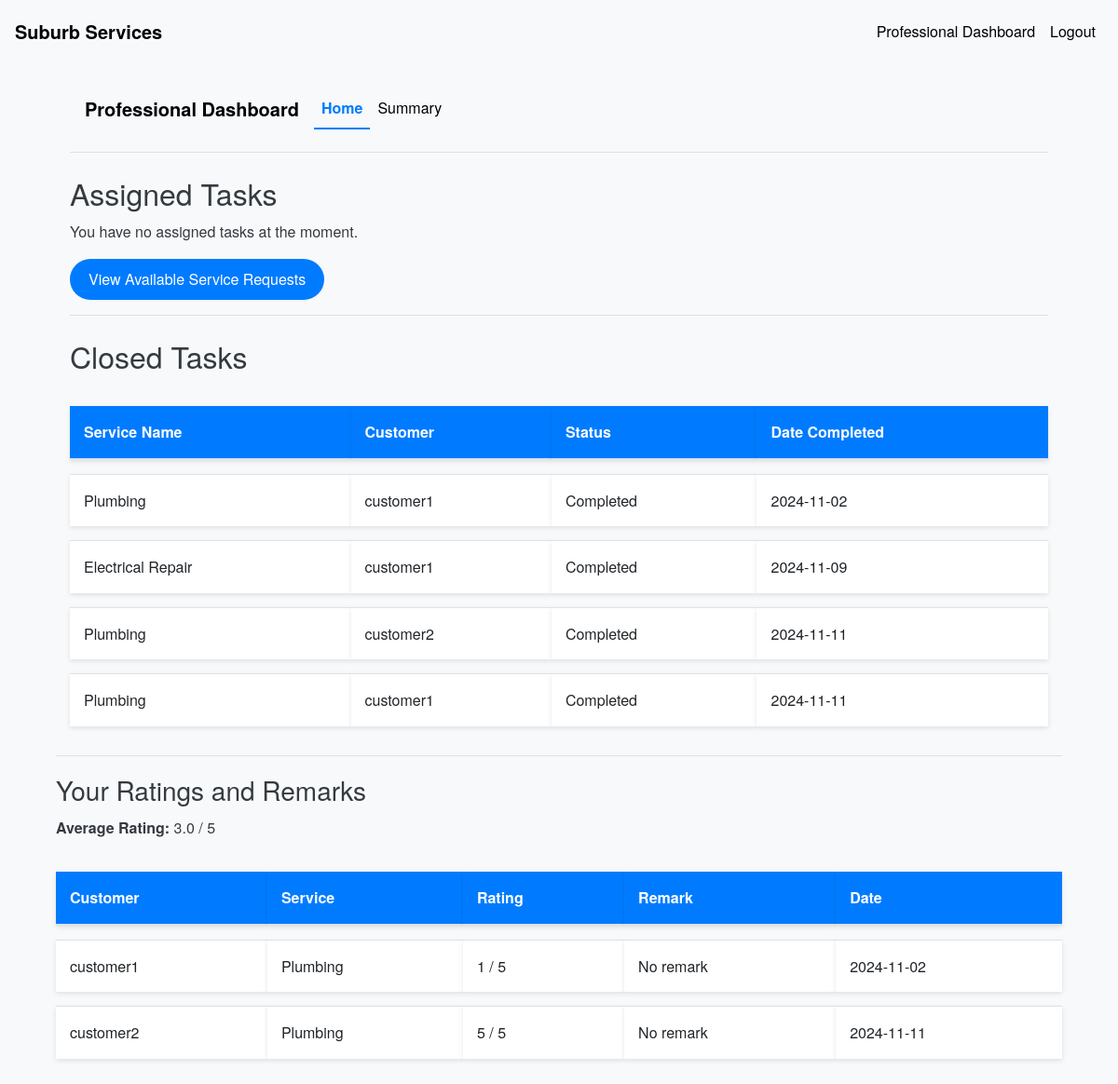
Page /professional_dashboard (signed in) on the earlier database version.
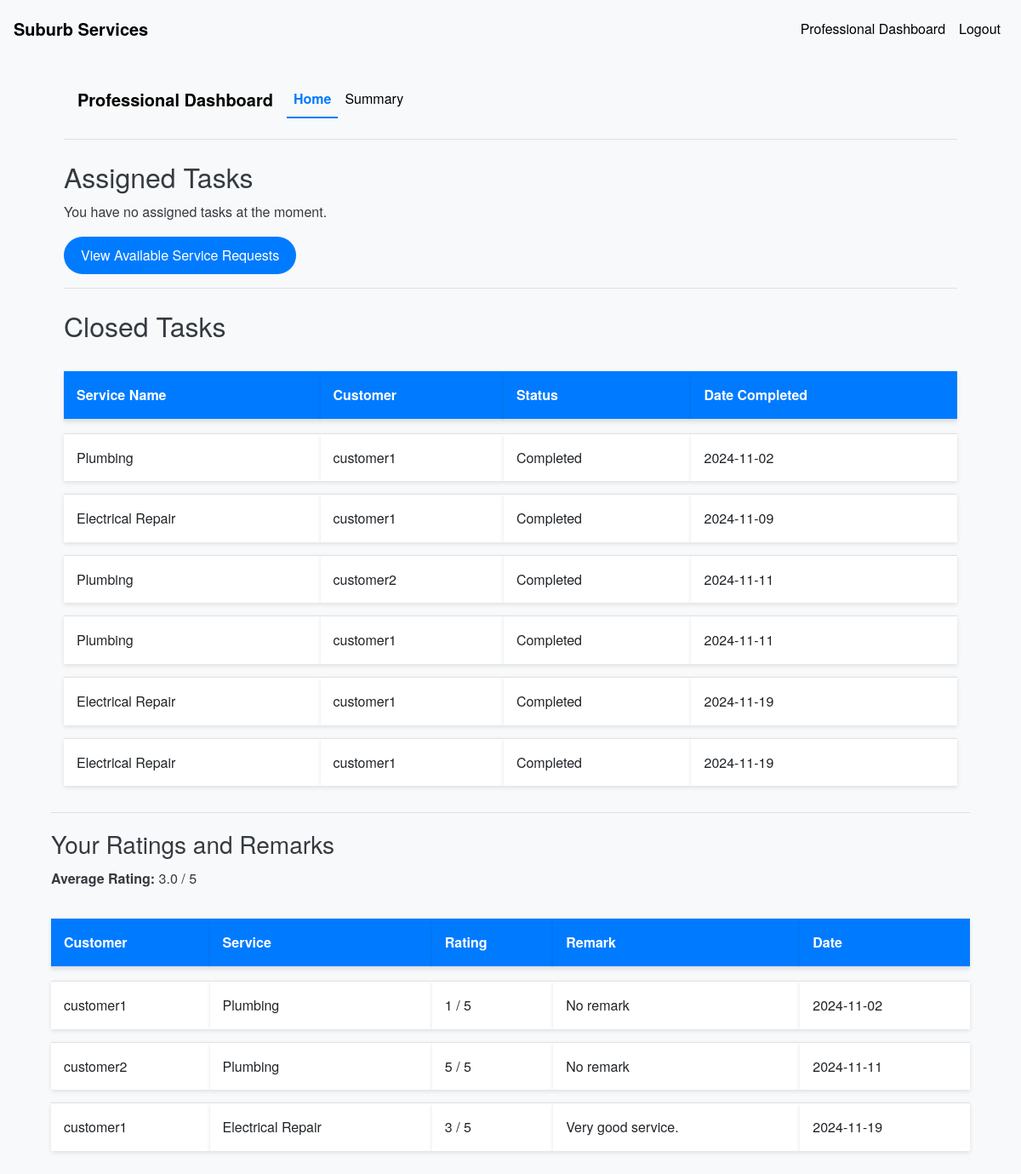
Same page on the later database version.
### models.py (models this page shows, shortened)
class ServiceRequest(db.Model):
    __tablename__ = 'service_requests'
    id = db.Column(db.Integer, primary_key=True)
    service_id = db.Column(db.Integer, db.ForeignKey('services.id'), nullable=False)
    customer_id = db.Column(db.Integer, db.ForeignKey('users.id'), nullable=False)
    professional_id = db.Column(db.Integer, db.ForeignKey('users.id'))
    service_status = db.Column(db.String(20), nullable=False, default='requested')
    service = db.relationship('Service', backref='service_requests')
    date_of_request = db.Column(db.DateTime, default=datetime.utcnow)
    date_of_completion = db.Column(db.DateTime)
    remarks = db.Column(db.Text)
    rating = db.Column(db.Integer)

class Service(db.Model):
    __tablename__ = 'services'
    id = db.Column(db.Integer, nullable =False, primary_key=True)
    name = db.Column(db.String(100), nullable=False)
    base_price = db.Column(db.Float, nullable=False)
    time_required = db.Column(db.Integer, nullable=False)
    description = db.Column(db.Text)

class User(UserMixin, db.Model):
    __tablename__ = 'users'
    id = db.Column(db.Integer, primary_key=True)
    username = db.Column(db.String(100), unique=True, nullable=False)
    password = db.Column(db.String(128), nullable=False)
    role = db.Column(db.String(20), nullable=False)
    is_active = db.Column(db.Boolean, default=True)
    date_created = db.Column(db.DateTime, default=datetime.utcnow)
    date_completed = db.Column(db.DateTime)
    contact_number = db.Column(db.String(15), nullable=True)
    location = db.Column(db.String(255), nullable=True)
    pin_code = db.Column(db.String(10), nullable=True)
    is_approved = db.Column(db.Boolean, default=False)
    service_type = db.Column(db.String(100))
    experience = db.Column(db.Integer)
    resume_filename = db.Column(db.String(200))
    approval_status = db.Column(db.String(50), default='pending')
    customer_service_requests = db.relationship('ServiceRequest', backref='customer', foreign_keys='ServiceRequest.customer_id', lazy='dynamic')
    professional_service_requests = db.relationship('ServiceRequest', backref='professional', foreign_keys='ServiceRequest.professional_id', lazy='dynamic')

### routes.py (the view)
@app.route('/professional_dashboard')
@login_required
def professional_dashboard():
    if current_user.role != 'professional' or current_user.approval_status != 'approved':
        flash('Access denied or account not approved.')
        return redirect(url_for('index'))
    assigned_statuses = ['accepted', 'in_progress']
    assigned_requests = ServiceRequest.query.filter(
        ServiceRequest.professional_id == current_user.id,
        ServiceRequest.service_status.in_(assigned_statuses)
    ).all()
    closed_statuses = ['completed', 'cancelled']
    closed_requests = ServiceRequest.query.filter(
        ServiceRequest.professional_id == current_user.id,
        ServiceRequest.service_status.in_(closed_statuses)
    ).all()
    rated_requests = ServiceRequest.query.filter(
        ServiceRequest.professional_id == current_user.id,
        ServiceRequest.rating.isnot(None)
    ).all()
    average_rating = db.session.query(db.func.avg(ServiceRequest.rating)).filter(
        ServiceRequest.professional_id == current_user.id,
        ServiceRequest.rating.isnot(None)
    ).scalar()
    if average_rating:
        average_rating = round(average_rating, 2)
    for request in assigned_requests:
        request.customer = User.query.get(request.customer_id)
    print(f"Assigned Requests Count: {len(assigned_requests)}")
    for req in assigned_requests:
        print(f"Assigned - ID: {req.id}, Status: {req.service_status}")
    print(f"Closed Requests Count: {len(closed_requests)}")
    for req in closed_requests:
        print(f"Closed - ID: {req.id}, Status: {req.service_status}")
    return render_template(
        'professional_dashboard.html',
        assigned_requests=assigned_requests,
        closed_requests=closed_requests,
        rated_requests=rated_requests,
        average_rating=average_rating
    )

### app.py (called while the page is built)
@login_manager.user_loader
def load_user(user_id):
    return User.query.get(int(user_id))

### templates/professional_dashboard.html (shortened to what this page needs)
{% extends 'base.html' %}
{% block content %}
<div class="container mt-4">
    <div class="container mt-4">
        <nav class="navbar navbar-expand-lg navbar-light bg-light">
            <a class="navbar-brand" href="{{ url_for('professional_dashboard') }}">Professional Dashboard</a>
            <div class="collapse navbar-collapse" id="navbarNav">
                <ul class="navbar-nav">
                    <li class="nav-item {% if request.endpoint == 'professional_dashboard' %}active{% endif %}">
                        <a class="nav-link" href="{{ url_for('professional_dashboard') }}">Home</a>
                    </li>
                    <li class="nav-item {% if request.endpoint == 'professional_summary' %}active{% endif %}">
                        <a class="nav-link" href="{{ url_for('professional_summary') }}">Summary</a>
                    </li>
                </ul>
            </div>
        </nav>
    <hr>
    <h2 class="mt-4">Assigned Tasks</h2>
    {% if assigned_requests %}
    <table class="table table-striped">
        <thead>
            <tr>
                <th>Service Name</th>
                <th>Customer</th>
                <th>Contact Number</th>
                <th>Location</th>
                <th>Pin Code</th>
                <th>Status</th>
                <th>Action</th>
            </tr>
        </thead>
        <tbody>
            {% for request in assigned_requests %}
            <tr>
                <td>{{ request.service.name }}</td>
                <td>{{ request.customer.username }}</td>
                <td>{{ request.customer.contact_number }}</td>
                <td>{{ request.customer.location }}</td>
                <td>{{ request.customer.pin_code }}</td>
                <td>{{ request.service_status.capitalize() }}</td>
                <td>
                    <form action="{{ url_for('complete_request', request_id=request.id) }}" method="POST" style="display:inline;">
                        <button type="submit" class="btn btn-sm btn-success" onclick="return confirm('Are you sure you want to mark this task as completed?');">Mark as Completed</button>
                    </form>
                </td>
            </tr>
            {% endfor %}
        </tbody>
    </table>
    {% else %}
    <p>You have no assigned tasks at the moment.</p>
    {% endif %}
    <a href="{{ url_for('view_requests') }}" class="btn btn-primary">View Available Service Requests</a>
    <hr>
    <h2 class="mt-4">Closed Tasks</h2>
    {% if closed_requests %}
    <table class="table table-striped">
        <thead>
            <tr>
                <th>Service Name</th>
                <th>Customer</th>
                <th>Status</th>
                <th>Date Completed</th>
            </tr>
        </thead>
        <tbody>
            {% for request in closed_requests %}
            <tr>
                <td>{{ request.service.name }}</td>
                <td>{{ request.customer.username }}</td>
                <td>{{ request.service_status.capitalize() }}</td>
                <td>{{ request.date_of_completion.strftime('%Y-%m-%d') if request.date_of_completion else 'N/A' }}</td>
            </tr>
            {% endfor %}
        </tbody>
    </table>
    {% else %}
    <p>You have no closed tasks at the moment.</p>
    {% endif %}
</div>
<hr>
<h3>Your Ratings and Remarks</h3>
{% if average_rating %}
<p><strong>Average Rating:</strong> {{ average_rating }} / 5</p>
{% endif %}
{% if rated_requests %}
<table class="table table-striped">
    <thead>
        <tr>
            <th>Customer</th>
            <th>Service</th>
            <th>Rating</th>
            <th>Remark</th>
            <th>Date</th>
        </tr>
    </thead>
    <tbody>
        {% for request in rated_requests %}
        <tr>
            <td>{{ request.customer.username }}</td>
            <td>{{ request.service.name }}</td>
            <td>{{ request.rating }} / 5</td>
            <td>{{ request.remarks or 'No remark' }}</td>
            <td>{{ request.date_of_completion.strftime('%Y-%m-%d') if request.date_of_completion else 'N/A' }}</td>
        </tr>
        {% endfor %}
    </tbody>
</table>
{% else %}
<p>You have not received any ratings yet.</p>
{% endif %}
{% endblock %}

### templates/base.html (shortened to what this page needs)
<!DOCTYPE html>
<html lang="en">
<head>
    <link rel="stylesheet" href="https://stackpath.bootstrapcdn.com/bootstrap/4.5.0/css/bootstrap.min.css">
    <link rel="stylesheet" href="{{ url_for('static', filename='css/styles.css') }}">
</head>
<body>
    <nav class="navbar navbar-expand-lg navbar-light bg-light">
        <a class="navbar-brand" href="{{ url_for('index') }}">Suburb Services</a>
        {% if current_user.is_authenticated %}
        <div class="collapse navbar-collapse" id="navbarNav">
            <ul class="navbar-nav ml-auto">
                {% if current_user.role == 'admin' %}
                <li class="nav-item">
                    <a class="nav-link" href="{{ url_for('admin_dashboard') }}">Admin Dashboard</a>
                </li>
                {% elif current_user.role == 'professional' %}
                <li class="nav-item">
                    <a class="nav-link" href="{{ url_for('professional_dashboard') }}">Professional Dashboard</a>
                </li>
                {% elif current_user.role == 'customer' %}
                <li class="nav-item">
                    <a class="nav-link" href="{{ url_for('customer_dashboard') }}">Customer Dashboard</a>
                </li>
                {% endif %}
                <li class="nav-item">
                    <a class="nav-link" href="{{ url_for('logout') }}">Logout</a>
                </li>
            </ul>
        </div>
        {% endif %}
    </nav>
    <div class="container mt-4">
        {% block content %}{% endblock %}
    </div>
</body>
</html>

### static/css/styles.css (style rules this page uses)
body { padding-top: 5px; font-family: 'Helvetica Neue', Arial, sans-serif; background-color: #f8f9fa; color: #343a40; line-height: 1.6; }
.navbar { background-color: #343a40; }
.navbar-brand { font-weight: bold; color: #000000 !important; }
.nav-link { color: #000000 !important; }
.nav-item.active .nav-link { color: #007bff !important; font-weight: bold; border-bottom: 2px solid #007bff; }
.table { margin-top: 20px; border-collapse: separate; border-spacing: 0 15px; }
.table th, .table td { vertical-align: middle; background-color: #ffffff; border: none; padding: 15px; box-shadow: 0 2px 5px rgba(0, 0, 0, 0.1); }
.table th { background-color: #007bff; color: #ffffff; font-weight: bold; }
.table td { border-top: 1px solid #dee2e6; }
.btn { border-radius: 50px; padding: 10px 20px; transition: background-color 0.3s ease, color 0.3s ease; }
.btn-primary { background-color: #007bff; border: none; }
h1, h2, h3, h4, h5, h6 { font-weight: 300; margin-top: 20px; margin-bottom: 10px; }
.container { margin-top: 50px; }

Differences in the rows shown:
added ServiceRequest: service.name "Electrical Repair", customer.username "customer1", service_status "Completed", date_of_completion "2024-11-19", shown under "Closed Tasks"
added ServiceRequest: service.name "Electrical Repair", customer.username "customer1", service_status "Completed", date_of_completion "2024-11-19", rating "3", remarks "Very good service."
